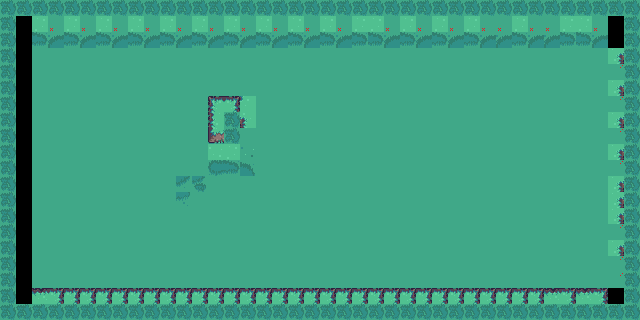

A level layout from a 2D game, rendered from its tile map. Below: a short description, then the map file with tile-grid data replaced by summaries:
An orthogonal 40x20 tile map with 16x16 px tiles, 2 tile layers (Tile Layer 1, grassoverlay), 1 hidden layer not drawn, 3 tilesets and 8 objects (5x Wall, Player, RisingPlatform, Switch).

<map version="1.0" orientation="orthogonal" renderorder="right-down" width="40" height="20" tilewidth="16" tileheight="16" nextobjectid="27">
 <properties>
  <property name="music" value="assets/ld35_02.ogg" />
 </properties>
 <tileset firstgid="1" name="basic" tilewidth="32" tileheight="32" tilecount="2" columns="0">
  <tile id="1">
   <image width="32" height="32" source="placeholder_player.png" />
  </tile>
  <tile id="2">
   <image width="32" height="32" source="../assets/rising_platform.png" />
  </tile>
 </tileset>
 <tileset firstgid="4" name="placeholder_tiles" tilewidth="16" tileheight="16" tilecount="130" columns="10">
  <image source="placeholder_tiles.png" width="160" height="208" />
 </tileset>
 <tileset firstgid="134" name="collisiontest" tilewidth="16" tileheight="16" tilecount="4" columns="2">
  <image source="collisiontest.png" width="32" height="32" />
  <tile id="0">
   <properties>
    <property name="wall" type="bool" value="true" />
   </properties>
  </tile>
 </tileset>
 <layer name="Tile Layer 1" width="40" height="20">
  <data>[800 cells, 800 non-empty, 26 distinct tile ids]</data>
 </layer>
 <objectgroup name="Object">
  <object id="5" name="Player" type="Player" gid="2" x="160" y="144" width="32" height="32" />
  <object id="15" type="Wall" x="208" y="112" width="48" height="64" />
  <object id="19" type="Wall" x="0" y="0" width="16" height="320" />
  <object id="20" type="Wall" x="0" y="0" width="640" height="16" />
  <object id="21" type="Wall" x="624" y="0" width="16" height="320" />
  <object id="22" type="Wall" x="0" y="304" width="640" height="16" />
  <object id="23" type="RisingPlatform" x="176" y="176" width="32" height="32">
   <properties>
    <property name="floor" type="int" value="0" />
   </properties>
  </object>
  <object id="26" type="Switch" x="64" y="112" width="16" height="16" />
 </objectgroup>
 <layer name="Collision" width="40" height="20" visible="0" opacity="0.85">
  <data>[800 cells, 50 non-empty, 1 distinct tile ids]</data>
 </layer>
 <layer name="grassoverlay" width="40" height="20" offsetx="0" offsety="16">
  <data>[800 cells, 41 non-empty, 6 distinct tile ids]</data>
 </layer>
</map>